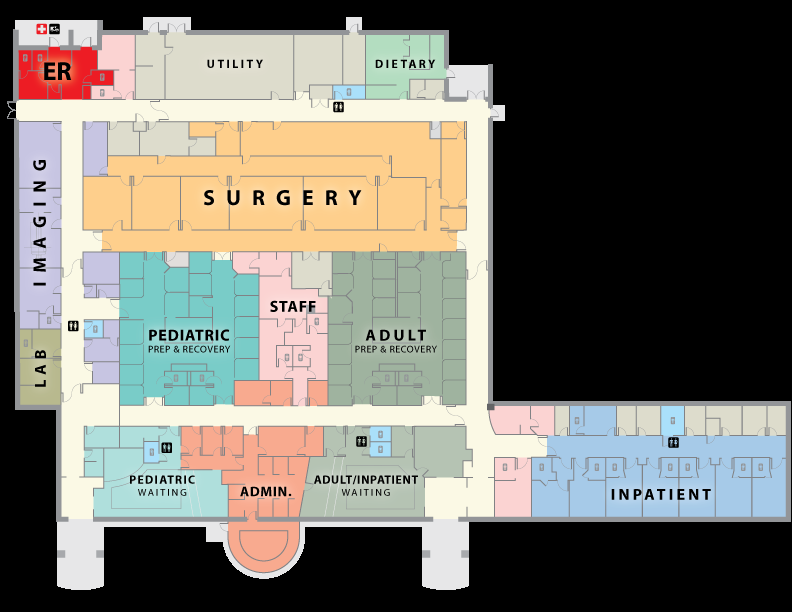
#> input picture 555.png, 792 x 612 px
$ python A-Star_AND_Dijkstra_Second_Image.py
#> lines starting #> are read from the running program, lines starting #| are printed output that depends on the picture; after the words box and inside, x2 and y2 are one past the last pixel; in counts of white or black regions, pixels touching at a corner belong together
import cv2
import numpy as np
import heapq
from PIL import Image


# [11 lines left out: function image_to_maze, not called in this run]

def image_to_graph(image_path, threshold=170):
    """
    Converts an image to a graph representation where nodes are connected to their neighboring nodes with corresponding edge weights.
    """
    image = Image.open(image_path).convert('L')  # Convert to grayscale
    image_array = np.array(image)
    maze = (image_array > threshold).astype(int)  # Convert to binary maze based on threshold
    # cv2.imshow('Graph with Best Path (A*)', image_array)
    # cv2.waitKey(0)
    # cv2.destroyAllWindows()
    graph = {}
    for i in range(len(maze)):
        for j in range(len(maze[0])):
            if maze[i][j] == 1:
                neighbors = []
                for dx, dy in [(0, 1), (0, -1), (1, 0), (-1, 0)]:
                    x, y = i + dx, j + dy
                    if 0 <= x < len(maze) and 0 <= y < len(maze[0]) and maze[x][y] == 1:
                        neighbors.append(((x, y), 1))  # Assuming each edge has weight 1
                graph[(i, j)] = dict(neighbors)

    return graph

def dijkstra(graph, start, end):
    """Returns a dictionary containing the shortest distance from the start node to each node in the graph."""

    # Initialize distances dictionary with infinity for all nodes except start node
    distances = {node: float('inf') for node in graph}
    distances[start] = 0

    # Priority queue to store nodes to visit next
    pq = [(0, start)]

    while pq:
        # Pop the node with the smallest distance from the priority queue
        current_distance, current_node = heapq.heappop(pq)

        # Skip if we've already found a shorter path to this node
        if current_distance > distances[current_node]:
            continue

        # If the current node is the end node, we can stop
        if current_node == end:
            break

        # Update distances to neighbors through current node
        for neighbor, weight in graph[current_node].items():
            distance = current_distance + weight
            # If we find a shorter path to a neighbor, update its distance and add it to the priority queue
            if distance < distances[neighbor]:
                distances[neighbor] = distance
                heapq.heappush(pq, (distance, neighbor))

    return distances

def astar(graph, start, end, heuristic):
    """Returns a dictionary containing the shortest distance from the start node to each node in the graph."""

    # Initialize distances dictionary with infinity for all nodes except start node
    distances = {node: float('inf') for node in graph}
    distances[start] = 0

    # Priority queue to store nodes to visit next
    pq = [(0 + heuristic(start, end), start)]  # Initial priority queue with start node and its f_score

    while pq:
        # Pop the node with the smallest f_score from the priority queue
        current_f_score, current_node = heapq.heappop(pq)

        # If the current node is the end node, we can stop
        if current_node == end:
            break

        # Update distances to neighbors through current node
        for neighbor, weight in graph[current_node].items():
            distance = distances[current_node] + weight
            # If we find a shorter path to a neighbor, update its distance and add it to the priority queue
            if distance < distances[neighbor]:
                distances[neighbor] = distance
                heapq.heappush(pq, (distance + heuristic(neighbor, end), neighbor))

    return distances

def manhattan_distance(node, goal):
    """Manhattan distance heuristic."""
    return abs(node[0] - goal[0]) + abs(node[1] - goal[1])

# [33 lines left out: functions draw_path, draw_graph_with_path_, not called in this run]

def draw_graph_with_path(graph, shape, start, end, path, shortest_distances):
    """
    Draws the graph with the best path highlighted on an image with black background and white walkable path.
    """
    # Create an image with black background
    image = np.zeros((*shape, 3), dtype=np.uint8)  # Black background

    # Draw white lines for walkable paths
    for node, neighbors in graph.items():
        x, y = node
        for neighbor, _ in neighbors.items():
            nx, ny = neighbor
            cv2.line(image, (y, x), (ny, nx), (255, 255, 255), 1)  # Draw white edge between nodes for walkable paths

    # Draw the best path in green
    for i in range(len(path) - 1):
        cv2.line(image, (path[i][1], path[i][0]), (path[i + 1][1], path[i + 1][0]), (0, 0, 255), 2)  # Draw green path

    # Draw start and end points
    cv2.circle(image, (start[1], start[0]), 5, (0, 255, 0), -1)  # Draw start point in red
    cv2.circle(image, (end[1], end[0]), 5, (255, 0, 0), -1)  # Draw end point in green

    # Draw text showing the cost of the path
    font = cv2.FONT_HERSHEY_SIMPLEX
    cv2.putText(image, f'Cost: {shortest_distances[end]:.2f}', (550, 30), font, 1, (255, 255, 255), 2, cv2.LINE_AA)

    return image

# Example usage:
# image_path = r"C:\Users\agran\Pictures\Screenshots\Newfolder\555.png"
image_path = r"555.png"
image = cv2.imread(image_path)
#> image is the input picture: shape (612, 792, 3); mean B, G, R 106.2, 114.7, 116.6
height, width = image.shape[:2]
#> height = 612; width = 792

graph = image_to_graph(image_path)
#> in image_to_graph, `image = Image.open(image_path).convert('L')`:
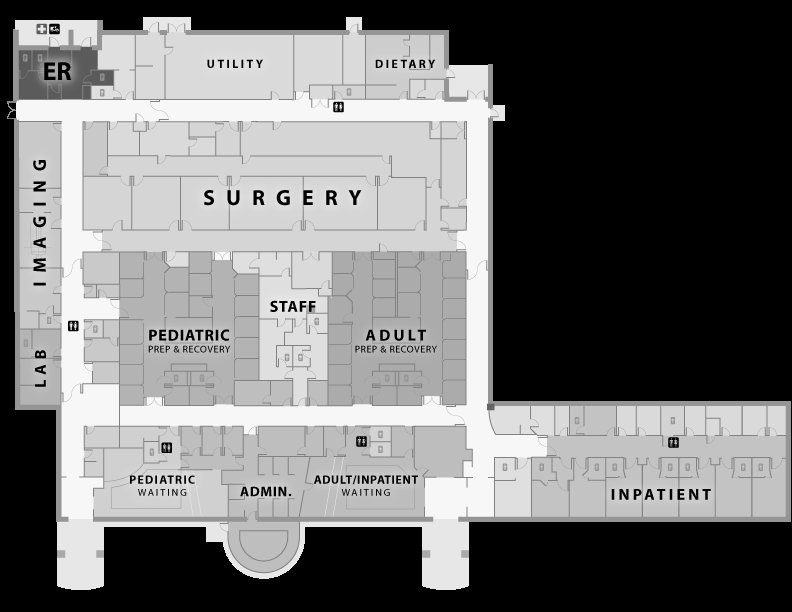
#> image: PIL image 792x612 L; min 0, max 247, mean 114.3
#> in image_to_graph, `maze = (image_array > threshold).astype(int)`:
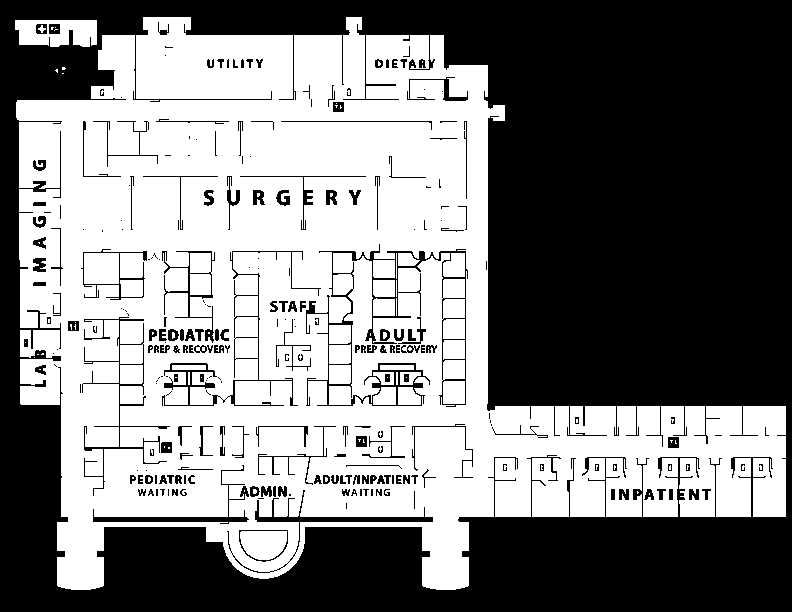
#> maze: shape (612, 792) int64; values 0 (black) and 1 (white), 49.7% white; 105 white regions (76 under 20 px), largest, box (x1, y1, x2, y2) and area: (16, 17, 786, 590) 229545, (15, 20, 97, 47) 1735, (240, 531, 287, 560) 1130
#> after the loop in image_to_graph, `for i in range(len(maze)):`: graph = 241083 items
#> graph = 241083 items
#         Up/Down  Right/Left
start_node = (110, 70)
end_node = (440,500)

# Run Dijkstra's algorithm to find the best path
shortest_distances_dijkstra = dijkstra(graph, start_node, end_node)
#> shortest_distances_dijkstra = 241083 items
best_path_dijkstra = [] if shortest_distances_dijkstra[end_node] == float('inf') else [end_node]
#> best_path_dijkstra = [(440, 500)]
while best_path_dijkstra[-1] != start_node:
    current_node = best_path_dijkstra[-1]
    for neighbor, _ in graph[current_node].items():
        if shortest_distances_dijkstra[neighbor] + graph[current_node][neighbor] == shortest_distances_dijkstra[current_node]:
            best_path_dijkstra.append(neighbor)
            break
    else:
        break
#> this loop made 760 passes
#> current_node on passes 1 to 3: (440, 500), (440, 499), (440, 498)
#> after the loop, best_path_dijkstra = 761 pairs, first value 110 to 440, second value 70 to 500
best_path_dijkstra.reverse()
print("Cost of Dijkstra: ",shortest_distances_dijkstra[end_node])
#| Cost of Dijkstra:  760

# Run A* algorithm to find the best path
shortest_distances_astar = astar(graph, start_node, end_node, manhattan_distance)
#> in astar, `distances = {node: float('inf') for node in graph}`: distances = 241083 items
#> the loop in astar, `while pq:` made 78509 passes
#> current_node on passes 1 to 3: (110, 70), (110, 71), (110, 72)
#> shortest_distances_astar = 241083 items
best_path_astar = [] if shortest_distances_astar[end_node] == float('inf') else [end_node]
#> best_path_astar = [(440, 500)]
while best_path_astar[-1] != start_node:
    current_node = best_path_astar[-1]
    for neighbor, _ in graph[current_node].items():
        if shortest_distances_astar[neighbor] + graph[current_node][neighbor] == shortest_distances_astar[current_node]:
            best_path_astar.append(neighbor)
            break
    else:
        break
#> after the loop, best_path_astar has the same summary as best_path_dijkstra

best_path_astar.reverse()
print("Cost of A*: ", shortest_distances_astar[end_node])
#| Cost of A*:  760
# Draw the graph with the best path highlighted for Dijkstra's algorithm
graph_image_with_path_dijkstra = draw_graph_with_path(graph, (height, width), start_node, end_node, best_path_dijkstra, shortest_distances_dijkstra)
#> the loop in draw_graph_with_path, `for node, neighbors in graph.items():` made 241083 passes
#> (node, neighbors, y) on passes 1 to 3: ((17, 143), {(17, 144): 1, (18, 143): 1}, 143), ((17, 144), {(17, 145): 1, (17, 143): 1, (18, 144): 1}, 144), ((17, 145), {(17, 146): 1, (17, 144): 1, (18, 145): 1}, 145)
#> after the loop in draw_graph_with_path, `for node, neighbors in graph.items():`: image: shape (612, 792, 3); 49.7% white; 90 white regions (61 under 20 px), largest, box (x1, y1, x2, y2) and area: (16, 17, 786, 590) 229544, (15, 20, 97, 47) 1735, (240, 531, 287, 560) 1130
#> after the loop in draw_graph_with_path, `for i in range(len(path) - 1):`:
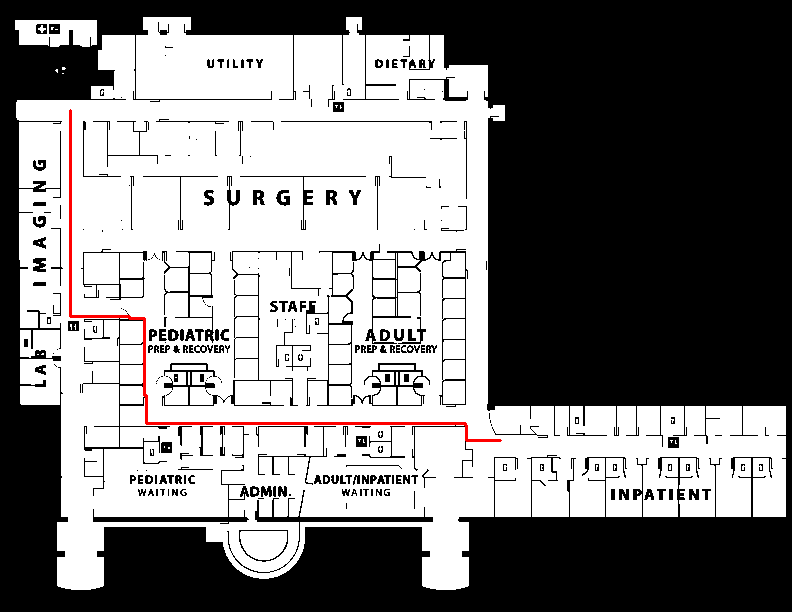
#> image: shape (612, 792, 3); mean of channels 0, 1, 2 125.7, 125.7, 126.9; drawn as B, G, R
#> in draw_graph_with_path, `cv2.circle(image, (start[1], start[0]), 5, (0, 255, 0), -1)`: image: shape (612, 792, 3); 0.02% of pixels changed, all inside (x1, y1, x2, y2) = (65, 105, 76, 116)
#> in draw_graph_with_path, `cv2.circle(image, (end[1], end[0]), 5, (255, 0, 0), -1)`: image: shape (612, 792, 3); mean of channels 0, 1, 2 125.7, 125.7, 126.8
#> in draw_graph_with_path, `font = cv2.FONT_HERSHEY_SIMPLEX`: font = 0
#> in draw_graph_with_path, `cv2.putText(image, f'Cost: {shortest_distances[end]:.2f}', (550, 30), ..`:
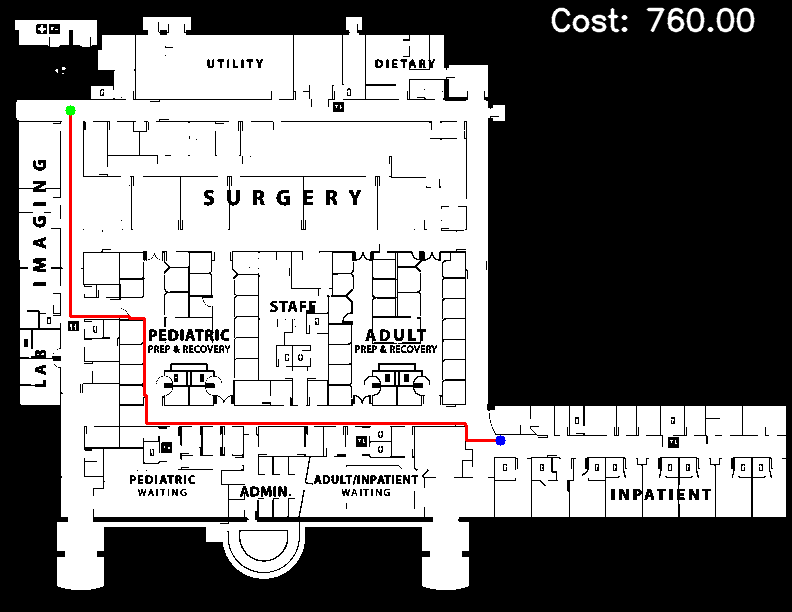
#> image: shape (612, 792, 3); mean of channels 0, 1, 2 126.5, 126.5, 127.6; drawn as B, G, R
cv2.imshow('Graph with Best Path (Dijkstra)', graph_image_with_path_dijkstra)
cv2.waitKey(0)
cv2.destroyAllWindows()

# Draw the graph with the best path highlighted for A* algorithm
graph_image_with_path_astar = draw_graph_with_path(graph, (height, width), start_node, end_node, best_path_astar, shortest_distances_astar)
#> the loop in draw_graph_with_path (call 2), `for node, neighbors in graph.items():` made 241083 passes
cv2.imshow('Graph with Best Path (A*)', graph_image_with_path_astar)
cv2.waitKey(0)
cv2.destroyAllWindows()
